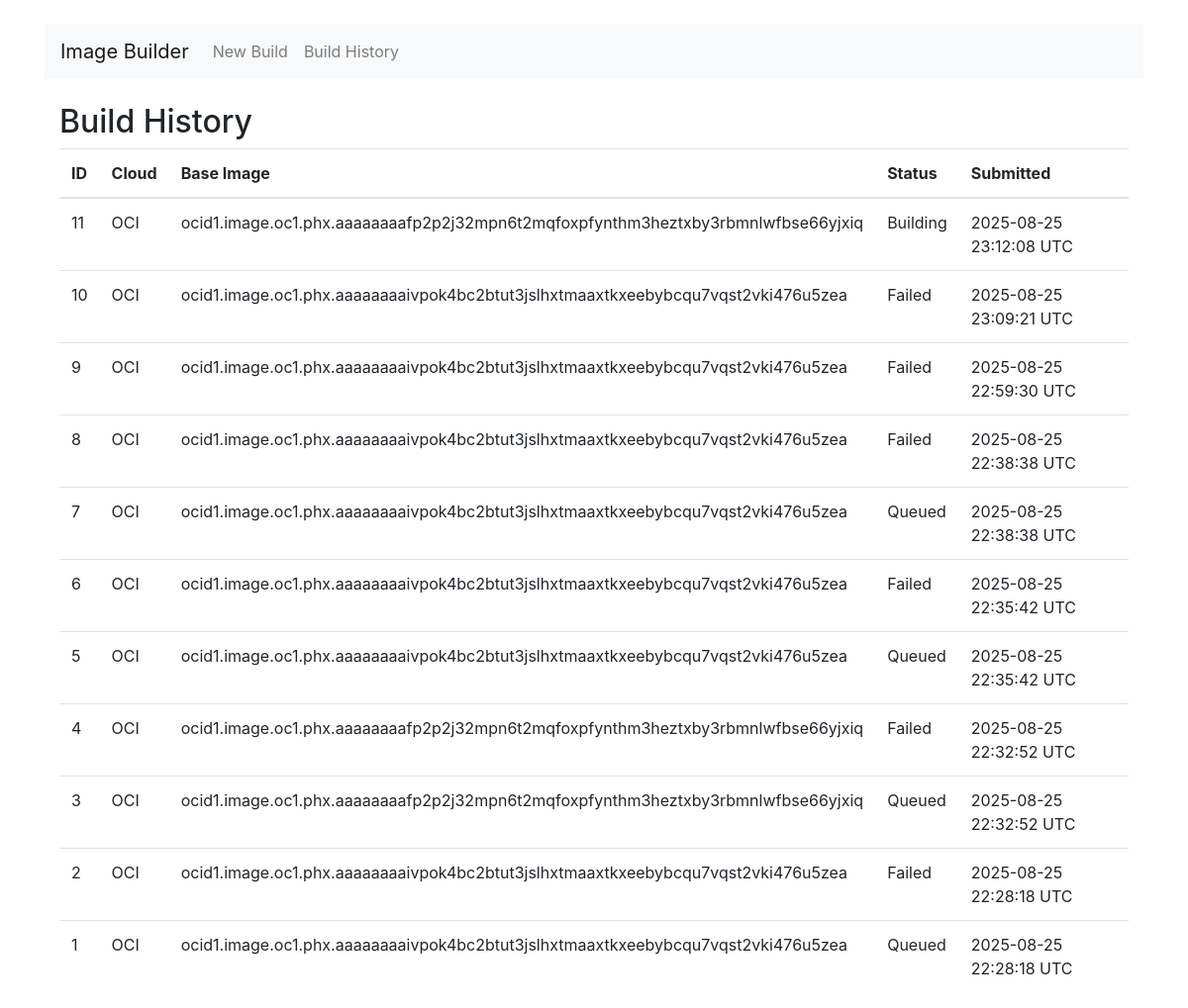
The page /builds on the database its author committed.
### models.py (models this page shows, shortened)
class ImageBuild(db.Model):
    id = db.Column(db.Integer, primary_key=True)
    created_at = db.Column(db.DateTime, default=datetime.utcnow)
    cloud_provider = db.Column(db.String(50), nullable=False)
    oci_profile = db.Column(db.String(100), nullable=False)
    base_image = db.Column(db.String(255), nullable=False)
    packages = db.Column(db.Text, nullable=True)
    shape = db.Column(db.String(100), nullable=False)
    ocpus = db.Column(db.Integer, nullable=True)
    memory_in_gbs = db.Column(db.Integer, nullable=True)
    status = db.Column(db.String(50), default='Queued')
    packer_output = db.Column(db.Text, nullable=True)

### app.py (the view)
    @app.route('/builds')
    def build_history():
        builds = ImageBuild.query.order_by(ImageBuild.created_at.desc()).all()
        return render_template('builds.html', builds=builds)

### templates/builds.html
{% extends "base.html" %}
{% block content %}
<div class="container">
    <h2>Build History</h2>
    <table class="table">
        <thead>
            <tr>
                <th>ID</th>
                <th>Cloud</th>
                <th>Base Image</th>
                <th>Status</th>
                <th>Submitted</th>
            </tr>
        </thead>
        <tbody>
            {% for build in builds %}
            <tr>
                <td>{{ build.id }}</td>
                <td>{{ build.cloud_provider }}</td>
                <td>{{ build.base_image }}</td>
                <td>{{ build.status }}</td>
                <td>{{ build.created_at.strftime('%Y-%m-%d %H:%M:%S') }} UTC</td>
            </tr>
            {% else %}
            <tr>
                <td colspan="5">No build requests have been submitted yet.</td>
            </tr>
            {% endfor %}
        </tbody>
    </table>
</div>
{% endblock %}

### templates/base.html (shortened to what this page needs)
<!doctype html>
<html lang="en">
  <head>
    <link rel="stylesheet" href="https://stackpath.bootstrapcdn.com/bootstrap/4.5.2/css/bootstrap.min.css">
  </head>
  <body>
    <div class="container mt-4">
      <nav class="navbar navbar-expand-lg navbar-light bg-light mb-4">
        <a class="navbar-brand" href="/">Image Builder</a>
        <div class="collapse navbar-collapse">
          <ul class="navbar-nav mr-auto">
            <li class="nav-item">
              <a class="nav-link" href="{{ url_for('index') }}">New Build</a>
            </li>
            <li class="nav-item">
              <a class="nav-link" href="{{ url_for('build_history') }}">Build History</a>
            </li>
          </ul>
        </div>
      </nav>
      {% block content %}
      {% endblock %}
    </div>
  </body>
</html>

### rows shown on the page
ImageBuild: id "11", cloud_provider "OCI", base_image "ocid1.image.oc1.phx.aaaaaaaafp2p2j32mpn6t2mqfoxpfynthm3heztxby3rbmnlwfbse66yjxiq", status "Building", created_at "2025-08-25 23:12:08"
ImageBuild: id "10", cloud_provider "OCI", base_image "ocid1.image.oc1.phx.aaaaaaaaivpok4bc2btut3jslhxtmaaxtkxeebybcqu7vqst2vki476u5zea", status "Failed", created_at "2025-08-25 23:09:21"
ImageBuild: id "9", cloud_provider "OCI", base_image "ocid1.image.oc1.phx.aaaaaaaaivpok4bc2btut3jslhxtmaaxtkxeebybcqu7vqst2vki476u5zea", status "Failed", created_at "2025-08-25 22:59:30"
ImageBuild: id "8", cloud_provider "OCI", base_image "ocid1.image.oc1.phx.aaaaaaaaivpok4bc2btut3jslhxtmaaxtkxeebybcqu7vqst2vki476u5zea", status "Failed", created_at "2025-08-25 22:38:38"
ImageBuild: id "7", cloud_provider "OCI", base_image "ocid1.image.oc1.phx.aaaaaaaaivpok4bc2btut3jslhxtmaaxtkxeebybcqu7vqst2vki476u5zea", status "Queued", created_at "2025-08-25 22:38:38"
ImageBuild: id "6", cloud_provider "OCI", base_image "ocid1.image.oc1.phx.aaaaaaaaivpok4bc2btut3jslhxtmaaxtkxeebybcqu7vqst2vki476u5zea", status "Failed", created_at "2025-08-25 22:35:42"
ImageBuild: id "5", cloud_provider "OCI", base_image "ocid1.image.oc1.phx.aaaaaaaaivpok4bc2btut3jslhxtmaaxtkxeebybcqu7vqst2vki476u5zea", status "Queued", created_at "2025-08-25 22:35:42"
ImageBuild: id "4", cloud_provider "OCI", base_image "ocid1.image.oc1.phx.aaaaaaaafp2p2j32mpn6t2mqfoxpfynthm3heztxby3rbmnlwfbse66yjxiq", status "Failed", created_at "2025-08-25 22:32:52"
ImageBuild: id "3", cloud_provider "OCI", base_image "ocid1.image.oc1.phx.aaaaaaaafp2p2j32mpn6t2mqfoxpfynthm3heztxby3rbmnlwfbse66yjxiq", status "Queued", created_at "2025-08-25 22:32:52"
ImageBuild: id "2", cloud_provider "OCI", base_image "ocid1.image.oc1.phx.aaaaaaaaivpok4bc2btut3jslhxtmaaxtkxeebybcqu7vqst2vki476u5zea", status "Failed", created_at "2025-08-25 22:28:18"
ImageBuild: id "1", cloud_provider "OCI", base_image "ocid1.image.oc1.phx.aaaaaaaaivpok4bc2btut3jslhxtmaaxtkxeebybcqu7vqst2vki476u5zea", status "Queued", created_at "2025-08-25 22:28:18"
